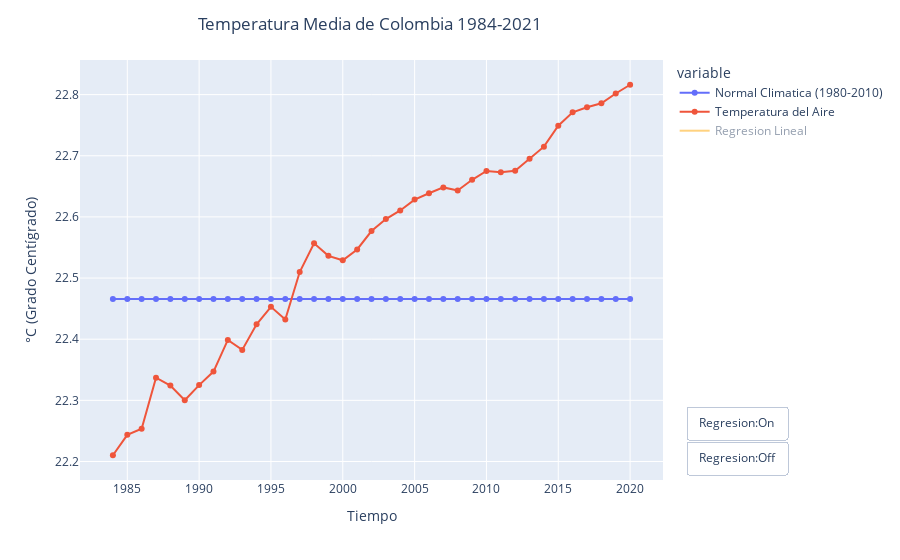

The cell this chart's notebook holds for it:
### Markdown cell above
## Gráfico de Tendencia Nacional

### Code cell
import plotly.express as px
import plotly.graph_objects as go
import pandas as pd
import numpy as np
import datetime as dt
from sklearn.linear_model import LinearRegression

#Se importa los datos
df = pd.read_csv(str(r".\Datos\Temperatura\Temperatura_Nacional_Anual.csv"))
df.Fecha = pd.to_datetime(df['Fecha'], format = '%d/%m/%Y')

fig = px.line(df, x="Fecha", y=["Normal Climatica (1980-2010)", "Temperatura del Aire"])
fig.update_traces(mode="markers+lines", hovertemplate=None)
fig.update_layout(hovermode="x unified", yaxis_title="°C (Grado Centígrado)", xaxis_title="Tiempo",
                 title_text="Temperatura Media de Colombia 1984-2021", title_x=0.22)

#Regresion Lineal
layoutAnnotationList = []
regr = LinearRegression()
x = np.array(range(len(df)))
y = np.array(df['Temperatura del Aire'])
regr.fit(x.reshape(-1, 1), y.reshape(-1, 1))
linear_regresion = regr.predict(x.astype(float).reshape(-1, 1))
slope_anual = regr.coef_[0][0]*10
text = 'y = '+str(round(slope_anual,2))+'x + '+str(round(regr.intercept_[0],2))+' [°C/decada]'
fig.add_trace((go.Scatter(x=df['Fecha'].tolist(),y=list(linear_regresion.ravel()), mode="lines", name='Regresion Lineal', 
                   legendgroup="group", visible = 'legendonly',line=dict(color="orange"))))    
layoutAnnotationList.append(dict(text=text, xref="x", yref="y",x='1995', y=min(y), showarrow=False, font=dict(color='darkorange',size = 14)))  

# Agregar Botones
layoutButtons = list([dict(type="buttons",active=-1,
                           buttons=list([   
                        dict(label = 'Regresion:On',
                             method = 'update',
                             args = [{'visible': [True, True, True, True]},{'annotations':layoutAnnotationList}]),
                        dict(label = 'Regresion:Off',
                            method = 'update',
                             args = [{'visible':[True, True, False, False]},{'annotations':[]}]),
                                        ]),
                           pad={"r": 10, "t": 10},showactive=True,x=1.04,xanchor="left",
                           y=0.015 ,yanchor="bottom"
                           )
                    ])

fig.update_layout(updatemenus=layoutButtons)

fig.show()

### Figure 1 — Plotly figure (JSON) as saved in the notebook; plotly's stock layout.template omitted (floating-point values rounded to 4 significant figures)
{"data": [{"legendgroup": "Normal Climatica (1980-2010)", "line": {"color": "#636efa", "dash": "solid"}, "mode": "markers+lines", "name": "Normal Climatica (1980-2010)", "orientation": "v", "showlegend": true, "type": "scatter", "x": ["1984-01-01T00:00:00", "1985-01-01T00:00:00", "1986-01-01T00:00:00", "1987-01-01T00:00:00", "1988-01-01T00:00:00", "1989-01-01T00:00:00", "1990-01-01T00:00:00", "1991-01-01T00:00:00", "1992-01-01T00:00:00", "1993-01-01T00:00:00", "1994-01-01T00:00:00", "1995-01-01T00:00:00", "1996-01-01T00:00:00", "1997-01-01T00:00:00", "1998-01-01T00:00:00", "1999-01-01T00:00:00", "2000-01-01T00:00:00", "2001-01-01T00:00:00", "2002-01-01T00:00:00", "2003-01-01T00:00:00", "2004-01-01T00:00:00", "2005-01-01T00:00:00", "2006-01-01T00:00:00", "2007-01-01T00:00:00", "2008-01-01T00:00:00", "2009-01-01T00:00:00", "2010-01-01T00:00:00", "2011-01-01T00:00:00", "2012-01-01T00:00:00", "2013-01-01T00:00:00", "2014-01-01T00:00:00", "2015-01-01T00:00:00", "2016-01-01T00:00:00", "2017-01-01T00:00:00", "2018-01-01T00:00:00", "2019-01-01T00:00:00", "2020-01-01T00:00:00"], "xaxis": "x", "y": [22.47, 22.47, 22.47, 22.47, 22.47, 22.47, 22.47, 22.47, 22.47, 22.47, 22.47, 22.47, 22.47, 22.47, 22.47, 22.47, 22.47, 22.47, 22.47, 22.47, 22.47, 22.47, 22.47, 22.47, 22.47, 22.47, 22.47, 22.47, 22.47, 22.47, 22.47, 22.47, 22.47, 22.47, 22.47, 22.47, 22.47], "yaxis": "y"}, {"legendgroup": "Temperatura del Aire", "line": {"color": "#EF553B", "dash": "solid"}, "mode": "markers+lines", "name": "Temperatura del Aire", "orientation": "v", "showlegend": true, "type": "scatter", "x": ["1984-01-01T00:00:00", "1985-01-01T00:00:00", "1986-01-01T00:00:00", "1987-01-01T00:00:00", "1988-01-01T00:00:00", "1989-01-01T00:00:00", "1990-01-01T00:00:00", "1991-01-01T00:00:00", "1992-01-01T00:00:00", "1993-01-01T00:00:00", "1994-01-01T00:00:00", "1995-01-01T00:00:00", "1996-01-01T00:00:00", "1997-01-01T00:00:00", "1998-01-01T00:00:00", "1999-01-01T00:00:00", "2000-01-01T00:00:00", "2001-01-01T00:00:00", "2002-01-01T00:00:00", "2003-01-01T00:00:00", "2004-01-01T00:00:00", "2005-01-01T00:00:00", "2006-01-01T00:00:00", "2007-01-01T00:00:00", "2008-01-01T00:00:00", "2009-01-01T00:00:00", "2010-01-01T00:00:00", "2011-01-01T00:00:00", "2012-01-01T00:00:00", "2013-01-01T00:00:00", "2014-01-01T00:00:00", "2015-01-01T00:00:00", "2016-01-01T00:00:00", "2017-01-01T00:00:00", "2018-01-01T00:00:00", "2019-01-01T00:00:00", "2020-01-01T00:00:00"], "xaxis": "x", "y": [22.21, 22.24, 22.25, 22.34, 22.32, 22.3, 22.32, 22.35, 22.4, 22.38, 22.42, 22.45, 22.43, 22.51, 22.56, 22.54, 22.53, 22.55, 22.58, 22.6, 22.61, 22.63, 22.64, 22.65, 22.64, 22.66, 22.68, 22.67, 22.68, 22.7, 22.71, 22.75, 22.77, 22.78, 22.79, 22.8, 22.82], "yaxis": "y"}, {"legendgroup": "group", "line": {"color": "orange"}, "mode": "lines", "name": "Regresion Lineal", "type": "scatter", "visible": "legendonly", "x": ["1984-01-01T00:00:00", "1985-01-01T00:00:00", "1986-01-01T00:00:00", "1987-01-01T00:00:00", "1988-01-01T00:00:00", "1989-01-01T00:00:00", "1990-01-01T00:00:00", "1991-01-01T00:00:00", "1992-01-01T00:00:00", "1993-01-01T00:00:00", "1994-01-01T00:00:00", "1995-01-01T00:00:00", "1996-01-01T00:00:00", "1997-01-01T00:00:00", "1998-01-01T00:00:00", "1999-01-01T00:00:00", "2000-01-01T00:00:00", "2001-01-01T00:00:00", "2002-01-01T00:00:00", "2003-01-01T00:00:00", "2004-01-01T00:00:00", "2005-01-01T00:00:00", "2006-01-01T00:00:00", "2007-01-01T00:00:00", "2008-01-01T00:00:00", "2009-01-01T00:00:00", "2010-01-01T00:00:00", "2011-01-01T00:00:00", "2012-01-01T00:00:00", "2013-01-01T00:00:00", "2014-01-01T00:00:00", "2015-01-01T00:00:00", "2016-01-01T00:00:00", "2017-01-01T00:00:00", "2018-01-01T00:00:00", "2019-01-01T00:00:00", "2020-01-01T00:00:00"], "y": [22.26, 22.27, 22.29, 22.31, 22.32, 22.34, 22.35, 22.37, 22.39, 22.4, 22.42, 22.43, 22.45, 22.47, 22.48, 22.5, 22.52, 22.53, 22.55, 22.56, 22.58, 22.6, 22.61, 22.63, 22.64, 22.66, 22.68, 22.69, 22.71, 22.72, 22.74, 22.76, 22.77, 22.79, 22.8, 22.82, 22.84]}], "layout": {"hovermode": "x unified", "legend": {"title": {"text": "variable"}, "tracegroupgap": 0}, "margin": {"t": 60}, "title": {"text": "Temperatura Media de Colombia 1984-2021", "x": 0.22}, "updatemenus": [{"active": -1, "buttons": [{"args": [{"visible": [true, true, true, true]}, {"annotations": [{"font": {"color": "darkorange", "size": 14}, "showarrow": false, "text": "y = 0.16x + 22.26 [°C/decada]", "x": "1995", "xref": "x", "y": 22.21, "yref": "y"}]}], "label": "Regresion:On", "method": "update"}, {"args": [{"visible": [true, true, false, false]}, {"annotations": []}], "label": "Regresion:Off", "method": "update"}], "pad": {"r": 10, "t": 10}, "showactive": true, "type": "buttons", "x": 1.04, "xanchor": "left", "y": 0.015, "yanchor": "bottom"}], "xaxis": {"anchor": "y", "domain": [0, 1], "title": {"text": "Tiempo"}}, "yaxis": {"anchor": "x", "domain": [0, 1], "title": {"text": "°C (Grado Centígrado)"}}}}
